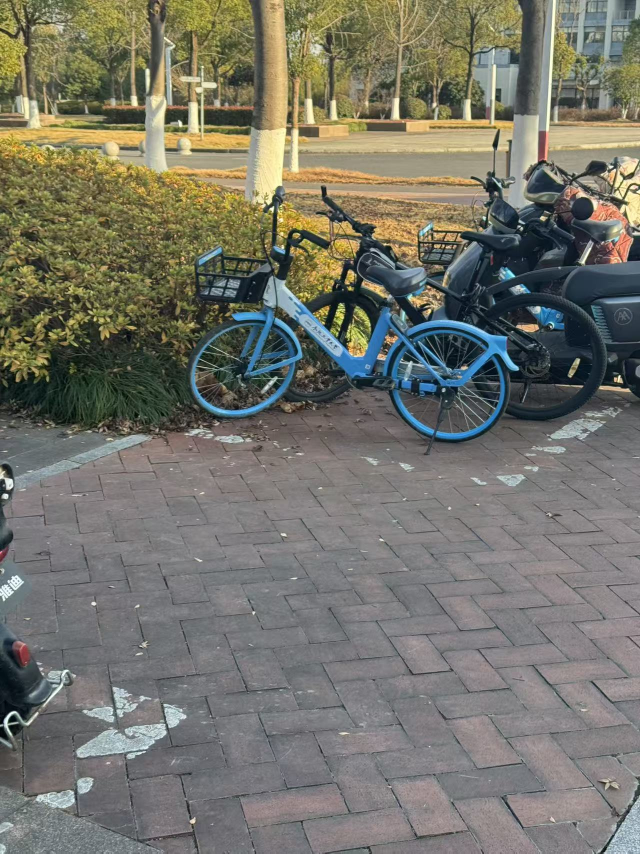
#> input picture 实验四/photo/微信图片_20251216152619_150_6.jpg, 1280 x 1707 px (shown at 1/2 size); its folder holds 4 pictures in this run
$ python preprocess.py
#> lines starting #> are read from the running program, lines starting #| are printed output that depends on the picture
"""
对 photo 文件夹中的共享单车照片做预处理（重命名、等比例缩放、划分训练/验证），
输出到 dataset/images/train 与 dataset/images/val，生成清单 manifest.json。
"""

from pathlib import Path
from PIL import Image
import json
import random

# 源目录与输出目录
SRC_DIR = Path("photo")
OUT_DIR = Path("dataset")

# 预处理参数
MAX_DIM = 1280       # 最长边缩放到不超过该值（保持长宽比）
TRAIN_RATIO = 0.8    # 训练集占比，其余为验证集
SEED = 42            # 固定随机种子，保证划分可复现

# 支持的图片后缀
IMG_EXTS = {".jpg", ".jpeg", ".png", ".bmp"}


def collect_images():
    """收集源图片路径列表。"""
    assert SRC_DIR.exists(), f"未找到源目录: {SRC_DIR}"
    files = [p for p in SRC_DIR.iterdir() if p.suffix.lower() in IMG_EXTS]
    if not files:
        raise ValueError(f"{SRC_DIR} 中未找到可处理的图片。")
    files.sort()
    return files


def process_image(src_path: Path, dst_path: Path):
    """读取->RGB->等比例缩放->保存为 JPEG，返回元信息。"""
    img = Image.open(src_path).convert("RGB")
#> img is the input picture: PIL image 1280x1707 RGB; mean R, G, B 116.9, 116.3, 106
    w, h = img.size
#> w = 1280; h = 1707
    scale = min(1.0, MAX_DIM / max(w, h))
#> scale = 0.75
    if scale < 1.0:
        new_size = (max(1, int(w * scale)), max(1, int(h * scale)))
#> new_size = (959, 1280)
        img = img.resize(new_size, Image.Resampling.LANCZOS)
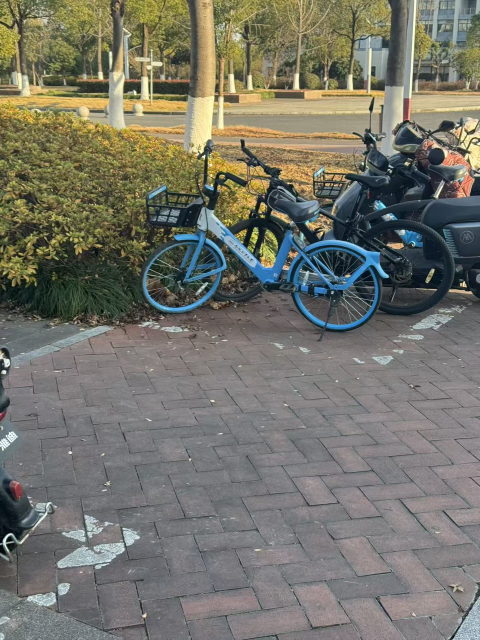
#> img: PIL image 959x1280 RGB (shown at 1/2 size); mean R, G, B 116.9, 116.3, 106

    dst_path.parent.mkdir(parents=True, exist_ok=True)
    img.save(dst_path, format="JPEG", quality=90)

    return {
        "orig_file": str(src_path),
        "file": str(dst_path),
        "width": img.width,
        "height": img.height,
        "scale": scale,
    }


def split_dataset(files):
    """按照 TRAIN_RATIO 划分训练/验证列表。"""
    rnd = random.Random(SEED)
    rnd.shuffle(files)
    split_idx = max(1, int(len(files) * TRAIN_RATIO))  # 至少保证训练集中有 1 张
    return files[:split_idx], files[split_idx:]


def main():
    files = collect_images()
    train_files, val_files = split_dataset(files)

    manifest = {
        "max_dim": MAX_DIM,
        "train_ratio": TRAIN_RATIO,
        "seed": SEED,
        "images": [],
    }

    for split, subset in [("train", train_files), ("val", val_files)]:
        for idx, src in enumerate(subset, start=1):
            # 统一重命名，便于后续标注/训练
            dst_name = f"bike_{split}_{idx:03d}.jpg"
            dst_path = OUT_DIR / "images" / split / dst_name
            info = process_image(src, dst_path)
            info.update({"split": split, "name": dst_name})
            manifest["images"].append(info)
            print(f"[{split}] {src.name} -> {dst_path.name} | {info['width']}x{info['height']} scale={info['scale']:.3f}")
#| [train] 微信图片_20251216152619_150_6.jpg -> bike_train_001.jpg | 959x1280 scale=0.750
#> pass 2 of the loop in main, `for split, subset in [("train", train_files), ("val", val_files)]:`:
#> dst_name = 'bike_val_001.jpg'
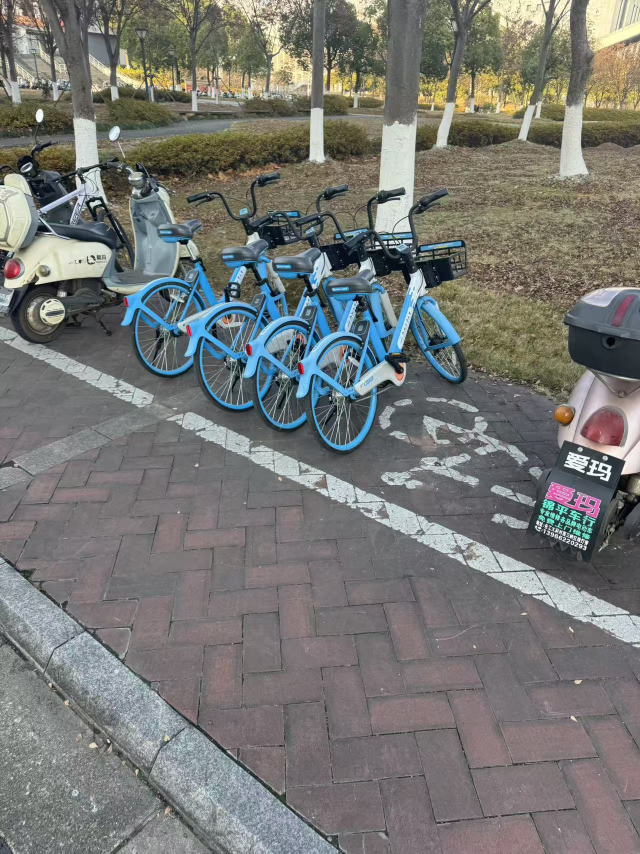
#> input picture 实验四/photo/微信图片_20251216152615_148_6.jpg, 1280 x 1707 px (shown at 1/2 size)
#> in process_image, img is the input picture: PIL image 1280x1707 RGB; mean R, G, B 118.8, 119.5, 116.4
#> in process_image (call 4), `img = img.resize(new_size, Image.Resampling.LANCZOS)`:
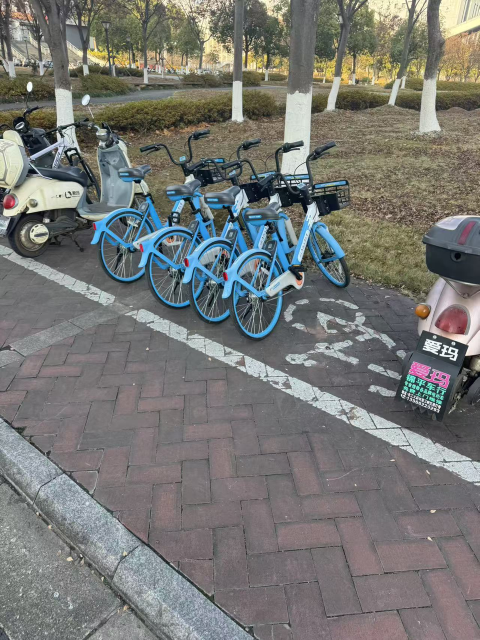
#> img: PIL image 959x1280 RGB (shown at 1/2 size); mean R, G, B 118.8, 119.5, 116.4
#> info = {'orig_file': 'photo/微信图片_20251216152615_148_6.jpg', 'file': 'dataset/images/val/bike_val_001.jpg', 'width': 959, 'height': 1280, 'scale': 0.75}
#| [val] 微信图片_20251216152615_148_6.jpg -> bike_val_001.jpg | 959x1280 scale=0.750

    OUT_DIR.mkdir(parents=True, exist_ok=True)
    manifest_path = OUT_DIR / "manifest.json"
    with open(manifest_path, "w", encoding="utf-8") as f:
        json.dump(manifest, f, indent=2, ensure_ascii=False)
    print(f"预处理完成，清单已保存到 {manifest_path}")
    print(f"训练图片: {len(train_files)}，验证图片: {len(val_files)}")


if __name__ == "__main__":
    main()
